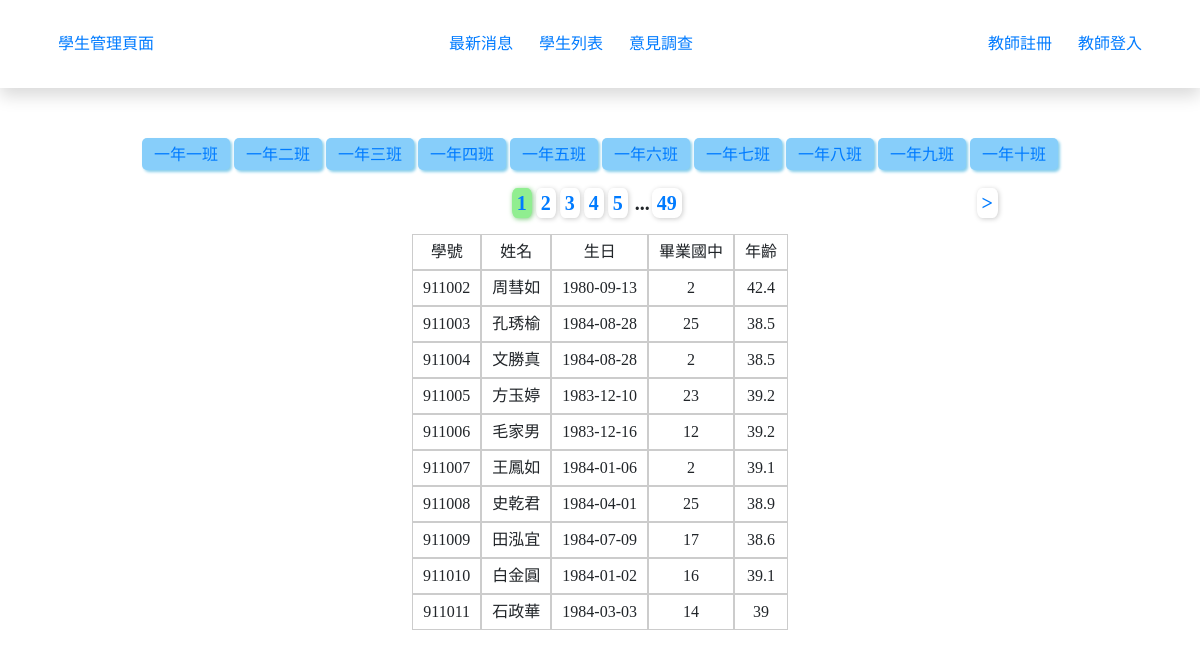
Page /?do=students_list on the committed database.
### tables this page shows
CREATE TABLE `classes` (
  `id` int(10) UNSIGNED NOT NULL,
  `code` varchar(3) NOT NULL,
  `name` varchar(12) NOT NULL,
  `tutor` varchar(8) NOT NULL
);

CREATE TABLE `students` (
  `id` int(10) UNSIGNED NOT NULL,
  `school_num` int(6) DEFAULT NULL COMMENT '學號',
  `name` varchar(8) DEFAULT NULL COMMENT '姓名',
  `birthday` date DEFAULT NULL COMMENT '出生年月日',
  `uni_id` varchar(10) DEFAULT NULL COMMENT '身分證號碼',
  `addr` varchar(32) DEFAULT NULL COMMENT '住址',
  `parents` varchar(8) DEFAULT NULL COMMENT '家長',
  `tel` varchar(16) DEFAULT NULL COMMENT '電話',
  `dept` varchar(8) DEFAULT NULL COMMENT '科別',
  `graduate_at` varchar(16) DEFAULT NULL COMMENT '畢業國中',
  `status_code` varchar(4) DEFAULT NULL
);

### front/students_list.php (the view, shortened to what this page needs)
<?php
    include "./layouts/class_nav.php"
?>
<?php
if(isset($_GET['code'])){
    $sql="SELECT `students`.`id`,
                `students`.`school_num` as '學號',
                 `students`.`name` as '姓名',
                 `students`.`birthday` as '生日',
                 `students`.`graduate_at` as '畢業國中'
          FROM `class_student`,`students`
          WHERE `class_student`.`school_num`=`students`.`school_num` &&
                `class_student`.`class_code`='{$_GET['code']}'";
    $sql_total="SELECT count(`students`.`id`)
          FROM `class_student`,`students`
          WHERE `class_student`.`school_num`=`students`.`school_num` &&
                `class_student`.`class_code`='{$_GET['code']}'";
}else{
    $sql="SELECT `students`.`id`,
                 `students`.`school_num` as '學號',
                 `students`.`name` as '姓名',
                 `students`.`birthday` as '生日',
                 `students`.`graduate_at` as '畢業國中'
          FROM `students`";
    $sql_total="SELECT count(`students`.`id`)
          FROM `students`";
}
 $div=10;
 $total=$pdo->query($sql_total)->fetchColumn();
 $pages=ceil($total/$div);
 $now=$_GET['page']??1;
 $start=($now-1)*$div;
$sql=$sql. " LIMIT $start,$div";
$rows=$pdo->query($sql)->fetchAll(PDO::FETCH_ASSOC);
?>
<div class="pages">
    <?php
    if(($now-1)>=1){
        $prev=$now-1;
        if(isset($_GET['code'])){
            echo "<a href='?do=students_list&page=$prev&code={$_GET['code']}'> ";
            echo "&lt; ";
            echo " </a>";
        }else{
            echo "<a href='?do=students_list&page=$prev'> ";
            echo "&lt; ";
            echo " </a>";
        }
    }else{
        echo "<a class='noshow'>&nbsp;</a>";
    }
    ?>
    <div>
    <?php
        if($now>=3 && $now<=($pages-2)){
            $startPage=$now-2;
        }else if($now-2<3){
            $startPage=1;
        }else{
            $startPage=$pages-4;
        }
        if ($pages>4) {
            for($i=$startPage;$i<=($startPage+4);$i++){
                $nowPage=($i==$now)?'now':'';
                if(isset($_GET['code'])){
                    echo "<a href='?do=students_list&page=$i&code={$_GET['code']}' class='$nowPage'> ";
                    echo $i;
                    echo " </a>";
                }else{
                    echo "<a href='?do=students_list&page=$i' class='$nowPage'> ";
                    echo $i;
                    echo " </a>";
                }
            }
          }
    ?>
        <?php
        if ($pages>5) {
        if($now<=($pages-3)){
            if(isset($_GET['code'])){
                echo "...<a href='?do=students_list&page=$pages&code={$_GET['code']}'> ";
                echo "$pages";
                echo " </a>";
            }else{
                echo "...<a href='?do=students_list&page=$pages'> ";
                echo "$pages";
                echo " </a>";
            }
        }
        }
    ?>
    </div>
    <?php
    if(($now+1)<=$pages){
        $next=$now+1;
        if(isset($_GET['code'])){
            echo "<a href='?do=students_list&page=$next&code={$_GET['code']}'> ";
            echo "&gt; ";
            echo " </a>";
        }else{
            echo "<a href='?do=students_list&page=$next'> ";
            echo "&gt; ";
            echo " </a>";
        }
    }else{
        echo "<a class='noshow'>&nbsp;</a>";
    }
    ?>
</div>
<table class='list-students'>
<tr>
    <td>學號</td>
    <td>姓名</td>
    <td>生日</td>
    <td>畢業國中</td>
    <td>年齡</td>
</tr>
<?php
foreach($rows as $row){
    $age=round((strtotime('now')-strtotime($row['生日']))/(60*60*24*365),1);
 echo "<tr>";
 echo "<td>{$row['學號']}</td>";
 echo "<td>{$row['姓名']}</td>";
 echo "<td>{$row['生日']}</td>";
 echo "<td>{$row['畢業國中']}</td>";
 echo "<td>{$age}</td>";
 echo "</tr>";
}
?>
</table>

### index.php (shortened to what this page needs)
<!DOCTYPE html>
<html lang="en">
<head>
  <?php include "./layouts/link_css.php";?>
  <link rel="stylesheet" href="style.css">
</head>
<body>
  <?php
  include "./layouts/header.php";
  ?>
  <main class="container">
    <?php
      $do=$_GET['do']??'main';
      $file="./front/".$do.".php";
      if(file_exists($file)){
        include $file;
      }else{
        include "./front/main.php";
      }
    ?>
  </main>
</body>
</html>

### layouts/link_css.php (shortened to what this page needs)
<link rel="stylesheet" href="https://stackpath.bootstrapcdn.com/bootstrap/4.2.1/css/bootstrap.min.css">

### layouts/header.php (shortened to what this page needs)
<header class="shadow mb-5">
    <nav class="container d-flex justify-content-between py-3">
        <?php
        $file_str=explode("/",$_SERVER['PHP_SELF']);
        $local=str_replace('.php','',array_pop($file_str)) ;
        switch($local){
                case "index":
                    echo "<div>";
                    echo "<a class='mx-2' href='index.php'>學生管理頁面</a>";
                    echo "</div>";
                    echo "<div>";
                    echo "<a class='mx-2' href='?do=main'>最新消息</a>";
                    echo "<a class='mx-2' href='?do=students_list'>學生列表</a>";
                    echo "<a class='mx-2' href='index.php?do=survey'>意見調查</a>";
                    echo "</div>";
                    echo "<div>";
                    if(isset($_SESSION['login'])){
                        echo "<a class='mx-2' href='admin_center.php'>回管理中心</a>";
                        echo "<a class='mx-2' href='logout.php'>教師登出</a>";
                    }else{
                        echo "<a class='mx-2' href='?do=reg'>教師註冊</a>";
                        echo "<a class='mx-2' href='?do=login'>教師登入</a>";
                    }
                    echo "</div>";
                break;
            }
        ?>
    </nav>
</header>

### layouts/class_nav.php
<nav>
<ul class="class-list" >
<?php
    $sql="SELECT `id`,`code`,`name` FROM `classes`";
    $classes=$pdo->query($sql)->fetchAll(PDO::FETCH_ASSOC);
    foreach($classes as $class){
        echo "<li><a href='?do=students_list&code={$class['code']}'>{$class['name']}</a></li>";
    }
?>
</ul>
</nav>

### style.css (style rules this page uses)
* { margin: 0; padding: 0; box-sizing: border-box; font-family: 微軟正黑體; }
body { text-align: center; }
header { padding:1rem; box-shadow: 0 0 10px #ccc; margin-bottom: 1.5rem; }
table { border-spacing: 0; border-collapse:separate; text-align: center; margin: 0px auto; }
table td { padding: 5px 10px; border: 1px solid #ccc; }
a { display: inline-block; padding: 0px 5px; text-decoration: none; }
.class-list { display: flex; justify-content: center; flex-wrap: wrap; list-style-type: none; margin:5px 0; }
nav ul.class-list li a { width: 88px; height: 32px; padding:5px 12px; margin:2px 2px; border-radius:5px; background-color: lightskyblue; box-shadow: 2px 2px 3px skyblue; text-decoration: none; }
.pages { font-size:20px; font-weight: bolder; margin:1rem auto; display: flex; justify-content: space-between; width:800px; }
.pages a { line-height: 30px; border-radius: 25%; box-shadow: 1px 1px 5px #ccc; margin: 0 2px; user-select: none; }
a.now { background-color: lightgreen; box-shadow: 1px 1px 5px rgb(121, 202, 121); }
.pages a.noshow { border:0px solid #eee; box-shadow: initial; }

### rows in the picture
classes: name "一年一班"
classes: name "一年二班"
classes: name "一年三班"
classes: name "一年四班"
classes: name "一年五班"
classes: name "一年六班"
classes: name "一年七班"
classes: name "一年八班"
classes: name "一年九班"
classes: name "一年十班"
students: school_num "911002", name "周彗如", birthday "1980-09-13", graduate_at "2", birthday "42.4"
students: school_num "911003", name "孔琇榆", birthday "1984-08-28", graduate_at "25", birthday "38.5"
students: school_num "911004", name "文勝真", birthday "1984-08-28", graduate_at "2", birthday "38.5"
students: school_num "911005", name "方玉婷", birthday "1983-12-10", graduate_at "23", birthday "39.2"
students: school_num "911006", name "毛家男", birthday "1983-12-16", graduate_at "12", birthday "39.2"
students: school_num "911007", name "王鳳如", birthday "1984-01-06", graduate_at "2", birthday "39.1"
students: school_num "911008", name "史乾君", birthday "1984-04-01", graduate_at "25", birthday "38.9"
students: school_num "911009", name "田泓宜", birthday "1984-07-09", graduate_at "17", birthday "38.6"
students: school_num "911010", name "白金圓", birthday "1984-01-02", graduate_at "16", birthday "39.1"
students: school_num "911011", name "石政華", birthday "1984-03-03", graduate_at "14", birthday "39"

### other values in the picture
$pages "49"
